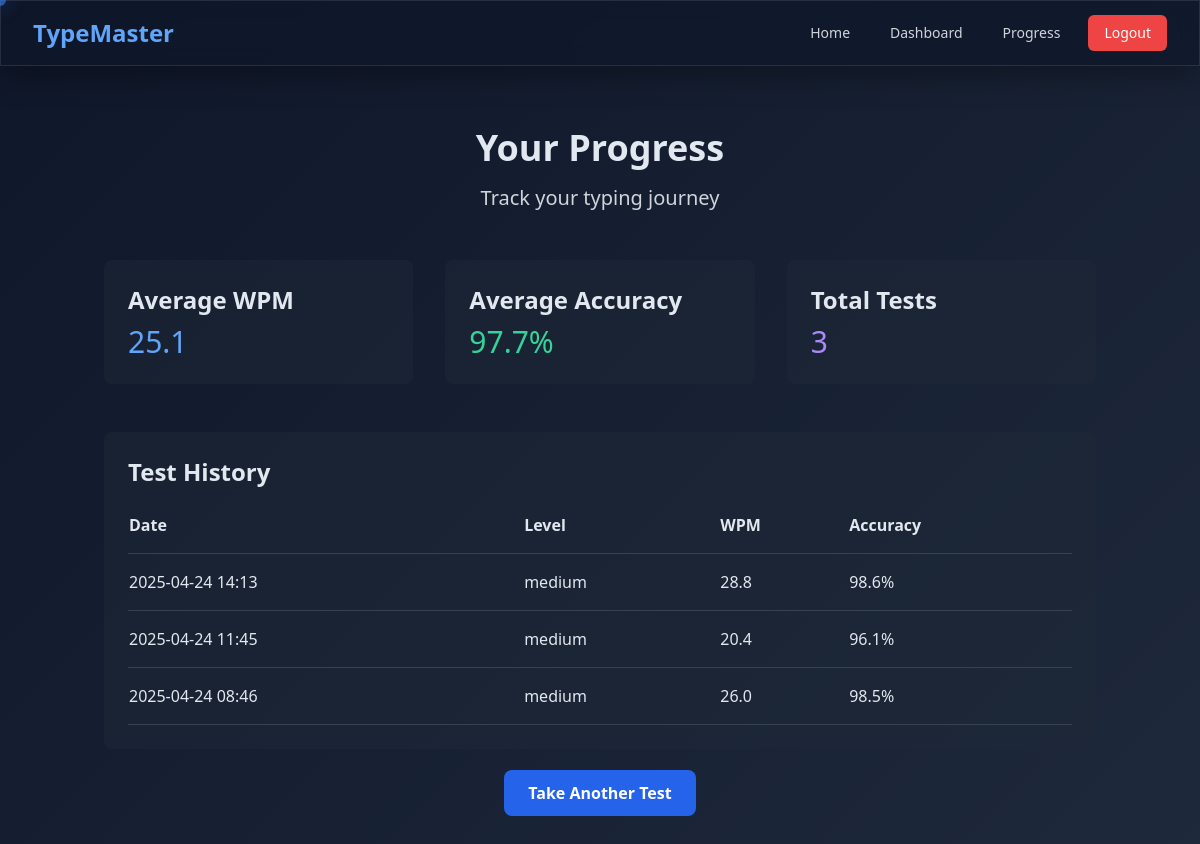
Page /progress (signed in) on the committed database.
### app.py (models this page shows)
class TypingTest(db.Model):
    id = db.Column(db.Integer, primary_key=True)
    user_id = db.Column(db.Integer, db.ForeignKey('user.id'), nullable=False)
    wpm = db.Column(db.Float, nullable=False)
    accuracy = db.Column(db.Float, nullable=False)
    timestamp = db.Column(db.DateTime, nullable=False, default=datetime.utcnow)
    test_type = db.Column(db.String(20), nullable=False)
    difficulty = db.Column(db.String(20), nullable=False)
    language = db.Column(db.String(10), default='en')
    mistake_patterns = db.Column(db.JSON)
    duration = db.Column(db.Integer)
    points = db.Column(db.Integer, default=0)
    test_content = db.Column(db.Text)  # Store the actual text that was tested

### app.py (the view, shortened to what this page needs)
@app.route('/progress')
@login_required
def progress():
    tests = TypingTest.query.filter_by(user_id=current_user.id).order_by(TypingTest.timestamp.desc()).all()
    daily_stats = {}
    for test in tests:
        date = test.timestamp.date()
        if date not in daily_stats:
            daily_stats[date] = {
                'wpm': [],
                'accuracy': [],
                'tests': 0,
                'minutes': 0
            }
        daily_stats[date]['wpm'].append(test.wpm)
        daily_stats[date]['accuracy'].append(test.accuracy)
        daily_stats[date]['tests'] += 1
        daily_stats[date]['minutes'] += test.duration // 60
    for date in daily_stats:
        daily_stats[date]['avg_wpm'] = sum(daily_stats[date]['wpm']) / len(daily_stats[date]['wpm'])
        daily_stats[date]['avg_accuracy'] = sum(daily_stats[date]['accuracy']) / len(daily_stats[date]['accuracy'])
    sorted_stats = sorted(daily_stats.items(), key=lambda x: x[0], reverse=True)
    if tests:
        overall_stats = {
            'avg_wpm': sum([test.wpm for test in tests]) / len(tests),
            'avg_accuracy': sum([test.accuracy for test in tests]) / len(tests),
            'total_tests': len(tests),
            'total_time': sum([test.duration for test in tests]) // 60,
            'best_wpm': max([test.wpm for test in tests]),
            'best_accuracy': max([test.accuracy for test in tests])
        }
    return render_template('progress.html',
                         daily_stats=sorted_stats,
                         overall_stats=overall_stats,
                         tests=tests)

### app.py (called while the page is built)
@login_manager.user_loader
def load_user(user_id):
    return User.query.get(int(user_id))

### templates/progress.html (shortened to what this page needs)
{% extends "base.html" %}
{% block content %}
<div class="container mx-auto px-4 py-16">
    <div class="text-center mb-12">
        <h1 class="text-4xl font-bold mb-4">Your Progress</h1>
        <p class="text-xl text-gray-300">Track your typing journey</p>
    </div>
    <div class="grid grid-cols-1 md:grid-cols-3 gap-8 mb-12">
        <div class="bg-gray-800 bg-opacity-50 p-6 rounded-lg backdrop-blur-lg">
            <h2 class="text-2xl font-bold mb-2">Average WPM</h2>
            <p class="text-3xl text-blue-400">{{ overall_stats.avg_wpm|round(1) }}</p>
        </div>
        <div class="bg-gray-800 bg-opacity-50 p-6 rounded-lg backdrop-blur-lg">
            <h2 class="text-2xl font-bold mb-2">Average Accuracy</h2>
            <p class="text-3xl text-green-400">{{ overall_stats.avg_accuracy|round(1) }}%</p>
        </div>
        <div class="bg-gray-800 bg-opacity-50 p-6 rounded-lg backdrop-blur-lg">
            <h2 class="text-2xl font-bold mb-2">Total Tests</h2>
            <p class="text-3xl text-purple-400">{{ overall_stats.total_tests }}</p>
        </div>
    </div>
    <div class="bg-gray-800 bg-opacity-50 rounded-lg backdrop-blur-lg p-6">
        <h2 class="text-2xl font-bold mb-6">Test History</h2>
        <div class="overflow-x-auto">
            <table class="w-full">
                <thead>
                    <tr class="text-left border-b border-gray-700">
                        <th class="pb-4">Date</th>
                        <th class="pb-4">Level</th>
                        <th class="pb-4">WPM</th>
                        <th class="pb-4">Accuracy</th>
                    </tr>
                </thead>
                <tbody>
                    {% for test in tests %}
                    <tr class="border-b border-gray-700">
                        <td class="py-4">{{ test.timestamp.strftime('%Y-%m-%d %H:%M') }}</td>
                        <td class="py-4">{{ test.difficulty }}</td>
                        <td class="py-4">{{ test.wpm }}</td>
                        <td class="py-4">{{ test.accuracy }}%</td>
                    </tr>
                    {% endfor %}
                </tbody>
            </table>
        </div>
    </div>
    <div class="mt-8 text-center">
        <a href="/typing-test" class="bg-blue-600 hover:bg-blue-700 text-white font-bold py-3 px-6 rounded-lg transition duration-300">
            Take Another Test
        </a>
    </div>
</div>
{% endblock %}

### templates/base.html (style rules this page uses)
body { background: linear-gradient(135deg, #0f172a 0%, #1e293b 100%); color: #e2e8f0; min-height: 100vh; }

### rows in the picture
TypingTest: timestamp "2025-04-24 14:13", difficulty "medium", wpm "28.8", accuracy "98.6"
TypingTest: timestamp "2025-04-24 11:45", difficulty "medium", wpm "20.4", accuracy "96.1"
TypingTest: timestamp "2025-04-24 08:46", difficulty "medium", wpm "26.0", accuracy "98.5"

### other values in the picture
{{ overall_stats.avg_wpm|round(1) }} "25.1"
{{ overall_stats.avg_accuracy|round(1) }} "97.7"
{{ overall_stats.total_tests }} "3"
